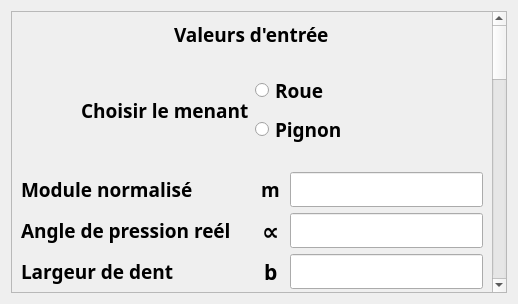
<?xml version="1.0" encoding="UTF-8"?>
<ui version="4.0">
 <class>DENTURE_CONIQUE</class>
 <widget class="QWidget" name="DENTURE_CONIQUE">
  <property name="windowModality">
   <enum>Qt::WindowModal</enum>
  </property>
  <property name="geometry">
   <rect>
    <x>0</x>
    <y>0</y>
    <width>518</width>
    <height>304</height>
   </rect>
  </property>
  <property name="windowTitle">
   <string>DENTURE_CONIQUE</string>
  </property>
  <property name="windowIcon">
   <iconset>
    <normaloff>../../../../../.designer/backup/reducteur_gearexpert.gif</normaloff>../../../../../.designer/backup/reducteur_gearexpert.gif</iconset>
  </property>
  <layout class="QGridLayout" name="gridLayout">
   <item row="0" column="0">
    <widget class="QScrollArea" name="scrollArea">
     <property name="widgetResizable">
      <bool>true</bool>
     </property>
     <widget class="QWidget" name="scrollAreaWidgetContents">
      <property name="geometry">
       <rect>
        <x>0</x>
        <y>0</y>
        <width>491</width>
        <height>1036</height>
       </rect>
      </property>
      <layout class="QGridLayout" name="gridLayout_6">
       <item row="0" column="0">
        <layout class="QVBoxLayout" name="verticalLayout">
         <item alignment="Qt::AlignHCenter">
          <widget class="QLabel" name="label_2">
           <property name="font">
            <font>
             <family>Arial Black</family>
             <pointsize>14</pointsize>
             <weight>75</weight>
             <bold>true</bold>
            </font>
           </property>
           <property name="text">
            <string>Valeurs d'entrée</string>
           </property>
          </widget>
         </item>
         <item>
          <spacer name="horizontalSpacer">
           <property name="orientation">
            <enum>Qt::Horizontal</enum>
           </property>
           <property name="sizeHint" stdset="0">
            <size>
             <width>40</width>
             <height>20</height>
            </size>
           </property>
          </spacer>
         </item>
         <item>
          <layout class="QHBoxLayout" name="horizontalLayout">
           <item alignment="Qt::AlignRight">
            <widget class="QLabel" name="label_7">
             <property name="font">
              <font>
               <family>Arial Black</family>
               <pointsize>14</pointsize>
               <weight>75</weight>
               <bold>true</bold>
              </font>
             </property>
             <property name="text">
              <string>Choisir le menant</string>
             </property>
            </widget>
           </item>
           <item>
            <layout class="QVBoxLayout" name="verticalLayout_2">
             <item>
              <widget class="QRadioButton" name="radioButton_2">
               <property name="font">
                <font>
                 <family>Arial Black</family>
                 <pointsize>14</pointsize>
                 <weight>75</weight>
                 <bold>true</bold>
                </font>
               </property>
               <property name="text">
                <string>Roue</string>
               </property>
              </widget>
             </item>
             <item>
              <widget class="QRadioButton" name="radioButton">
               <property name="font">
                <font>
                 <family>Arial Black</family>
                 <pointsize>14</pointsize>
                 <weight>75</weight>
                 <bold>true</bold>
                </font>
               </property>
               <property name="text">
                <string>Pignon</string>
               </property>
              </widget>
             </item>
            </layout>
           </item>
          </layout>
         </item>
         <item>
          <spacer name="horizontalSpacer_10">
           <property name="orientation">
            <enum>Qt::Horizontal</enum>
           </property>
           <property name="sizeHint" stdset="0">
            <size>
             <width>40</width>
             <height>20</height>
            </size>
           </property>
          </spacer>
         </item>
         <item>
          <layout class="QGridLayout" name="gridLayout_2">
           <item row="2" column="1" alignment="Qt::AlignHCenter">
            <widget class="QLabel" name="label_52">
             <property name="font">
              <font>
               <family>Arial Black</family>
               <pointsize>16</pointsize>
               <weight>75</weight>
               <bold>true</bold>
              </font>
             </property>
             <property name="text">
              <string>b</string>
             </property>
            </widget>
           </item>
           <item row="6" column="0" alignment="Qt::AlignLeft">
            <widget class="QLabel" name="label5">
             <property name="font">
              <font>
               <family>Arial Black</family>
               <pointsize>14</pointsize>
               <weight>75</weight>
               <bold>true</bold>
              </font>
             </property>
             <property name="text">
              <string>Nombre de dent  pignon</string>
             </property>
            </widget>
           </item>
           <item row="4" column="1" alignment="Qt::AlignHCenter">
            <widget class="QLabel" name="label_154">
             <property name="font">
              <font>
               <family>Arial Black</family>
               <pointsize>16</pointsize>
               <weight>75</weight>
               <bold>true</bold>
              </font>
             </property>
             <property name="text">
              <string>P</string>
             </property>
            </widget>
           </item>
           <item row="6" column="1" alignment="Qt::AlignHCenter">
            <widget class="QLabel" name="label_30">
             <property name="font">
              <font>
               <family>Arial Black</family>
               <pointsize>14</pointsize>
               <weight>75</weight>
               <bold>true</bold>
              </font>
             </property>
             <property name="text">
              <string>Z1</string>
             </property>
            </widget>
           </item>
           <item row="0" column="0" alignment="Qt::AlignLeft">
            <widget class="QLabel" name="label1">
             <property name="font">
              <font>
               <family>Arial Black</family>
               <pointsize>14</pointsize>
               <weight>75</weight>
               <bold>true</bold>
              </font>
             </property>
             <property name="text">
              <string>Module normalisé</string>
             </property>
            </widget>
           </item>
           <item row="4" column="0" alignment="Qt::AlignLeft">
            <widget class="QLabel" name="label3">
             <property name="font">
              <font>
               <family>Arial Black</family>
               <pointsize>14</pointsize>
               <weight>75</weight>
               <bold>true</bold>
              </font>
             </property>
             <property name="text">
              <string>Puissance</string>
             </property>
            </widget>
           </item>
           <item row="0" column="3" alignment="Qt::AlignHCenter">
            <widget class="QLineEdit" name="lineEdit1">
             <property name="font">
              <font>
               <family>Arial Black</family>
               <pointsize>14</pointsize>
               <weight>75</weight>
               <bold>true</bold>
              </font>
             </property>
            </widget>
           </item>
           <item row="1" column="1" alignment="Qt::AlignHCenter">
            <widget class="QLabel" name="label_27">
             <property name="font">
              <font>
               <family>Arial Black</family>
               <pointsize>18</pointsize>
               <weight>75</weight>
               <bold>true</bold>
              </font>
             </property>
             <property name="text">
              <string>∝</string>
             </property>
            </widget>
           </item>
           <item row="1" column="0" alignment="Qt::AlignLeft">
            <widget class="QLabel" name="label2">
             <property name="font">
              <font>
               <family>Arial Black</family>
               <pointsize>14</pointsize>
               <weight>75</weight>
               <bold>true</bold>
              </font>
             </property>
             <property name="text">
              <string>Angle de pression reél</string>
             </property>
            </widget>
           </item>
           <item row="5" column="3" alignment="Qt::AlignHCenter">
            <widget class="QLineEdit" name="lineEdit4">
             <property name="font">
              <font>
               <family>Arial Black</family>
               <pointsize>14</pointsize>
               <weight>75</weight>
               <bold>true</bold>
              </font>
             </property>
            </widget>
           </item>
           <item row="1" column="3" alignment="Qt::AlignHCenter">
            <widget class="QLineEdit" name="lineEdit2">
             <property name="font">
              <font>
               <family>Arial Black</family>
               <pointsize>14</pointsize>
               <weight>75</weight>
               <bold>true</bold>
              </font>
             </property>
            </widget>
           </item>
           <item row="0" column="1" alignment="Qt::AlignHCenter">
            <widget class="QLabel" name="label_25">
             <property name="font">
              <font>
               <family>Arial Black</family>
               <pointsize>14</pointsize>
               <weight>75</weight>
               <bold>true</bold>
              </font>
             </property>
             <property name="text">
              <string>m</string>
             </property>
            </widget>
           </item>
           <item row="5" column="0" alignment="Qt::AlignLeft">
            <widget class="QLabel" name="label4">
             <property name="font">
              <font>
               <family>Arial Black</family>
               <pointsize>14</pointsize>
               <weight>75</weight>
               <bold>true</bold>
              </font>
             </property>
             <property name="text">
              <string>Nombre de tr/min</string>
             </property>
            </widget>
           </item>
           <item row="6" column="3" alignment="Qt::AlignHCenter">
            <widget class="QLineEdit" name="lineEdit5">
             <property name="font">
              <font>
               <family>Arial Black</family>
               <pointsize>14</pointsize>
               <weight>75</weight>
               <bold>true</bold>
              </font>
             </property>
            </widget>
           </item>
           <item row="5" column="1" alignment="Qt::AlignHCenter">
            <widget class="QLabel" name="label_170">
             <property name="font">
              <font>
               <family>Arial Black</family>
               <pointsize>14</pointsize>
               <weight>75</weight>
               <bold>true</bold>
              </font>
             </property>
             <property name="text">
              <string>N</string>
             </property>
            </widget>
           </item>
           <item row="8" column="1" alignment="Qt::AlignHCenter">
            <widget class="QLabel" name="label_49">
             <property name="font">
              <font>
               <family>Arial Black</family>
               <pointsize>14</pointsize>
               <weight>75</weight>
               <bold>true</bold>
              </font>
             </property>
             <property name="text">
              <string>η</string>
             </property>
            </widget>
           </item>
           <item row="8" column="3" alignment="Qt::AlignHCenter">
            <widget class="QLineEdit" name="lineEdit6">
             <property name="font">
              <font>
               <family>Arial Black</family>
               <pointsize>14</pointsize>
               <weight>75</weight>
               <bold>true</bold>
              </font>
             </property>
            </widget>
           </item>
           <item row="4" column="3" alignment="Qt::AlignHCenter">
            <widget class="QLineEdit" name="lineEdit3">
             <property name="font">
              <font>
               <family>Arial Black</family>
               <pointsize>14</pointsize>
               <weight>75</weight>
               <bold>true</bold>
              </font>
             </property>
            </widget>
           </item>
           <item row="8" column="0" alignment="Qt::AlignLeft">
            <widget class="QLabel" name="label6">
             <property name="font">
              <font>
               <family>Arial Black</family>
               <pointsize>14</pointsize>
               <weight>75</weight>
               <bold>true</bold>
              </font>
             </property>
             <property name="text">
              <string>Rendement</string>
             </property>
            </widget>
           </item>
           <item row="3" column="3" alignment="Qt::AlignHCenter">
            <widget class="QLineEdit" name="lineEdit2_2">
             <property name="font">
              <font>
               <family>Arial Black</family>
               <pointsize>14</pointsize>
               <weight>75</weight>
               <bold>true</bold>
              </font>
             </property>
            </widget>
           </item>
           <item row="3" column="1" alignment="Qt::AlignHCenter">
            <widget class="QLabel" name="label_54">
             <property name="font">
              <font>
               <family>Arial Black</family>
               <pointsize>16</pointsize>
               <weight>75</weight>
               <bold>true</bold>
              </font>
             </property>
             <property name="text">
              <string>Σ</string>
             </property>
            </widget>
           </item>
           <item row="3" column="0">
            <widget class="QLabel" name="label2_2">
             <property name="font">
              <font>
               <family>Arial Black</family>
               <pointsize>14</pointsize>
               <weight>75</weight>
               <bold>true</bold>
              </font>
             </property>
             <property name="text">
              <string>Angle de croisement</string>
             </property>
            </widget>
           </item>
           <item row="7" column="1" alignment="Qt::AlignHCenter">
            <widget class="QLabel" name="label_32">
             <property name="font">
              <font>
               <family>Arial Black</family>
               <pointsize>14</pointsize>
               <weight>75</weight>
               <bold>true</bold>
              </font>
             </property>
             <property name="text">
              <string>Z2</string>
             </property>
            </widget>
           </item>
           <item row="7" column="3" alignment="Qt::AlignHCenter">
            <widget class="QLineEdit" name="lineEdit5_1">
             <property name="font">
              <font>
               <family>Arial Black</family>
               <pointsize>14</pointsize>
               <weight>75</weight>
               <bold>true</bold>
              </font>
             </property>
            </widget>
           </item>
           <item row="2" column="3" alignment="Qt::AlignHCenter">
            <widget class="QLineEdit" name="lineEdit2_1">
             <property name="font">
              <font>
               <family>Arial Black</family>
               <pointsize>14</pointsize>
               <weight>75</weight>
               <bold>true</bold>
              </font>
             </property>
            </widget>
           </item>
           <item row="2" column="0" alignment="Qt::AlignLeft">
            <widget class="QLabel" name="label2_1">
             <property name="font">
              <font>
               <family>Arial Black</family>
               <pointsize>14</pointsize>
               <weight>75</weight>
               <bold>true</bold>
              </font>
             </property>
             <property name="text">
              <string>Largeur de dent</string>
             </property>
            </widget>
           </item>
           <item row="7" column="0">
            <widget class="QLabel" name="label5_1">
             <property name="font">
              <font>
               <family>Arial Black</family>
               <pointsize>14</pointsize>
               <weight>75</weight>
               <bold>true</bold>
              </font>
             </property>
             <property name="text">
              <string>Nombre de dent  roue</string>
             </property>
            </widget>
           </item>
          </layout>
         </item>
         <item>
          <spacer name="horizontalSpacer_2">
           <property name="orientation">
            <enum>Qt::Horizontal</enum>
           </property>
           <property name="sizeHint" stdset="0">
            <size>
             <width>40</width>
             <height>20</height>
            </size>
           </property>
          </spacer>
         </item>
         <item alignment="Qt::AlignHCenter">
          <widget class="QPushButton" name="pushButton">
           <property name="maximumSize">
            <size>
             <width>180</width>
             <height>180</height>
            </size>
           </property>
           <property name="font">
            <font>
             <family>Arial Black</family>
             <pointsize>14</pointsize>
             <weight>75</weight>
             <bold>true</bold>
            </font>
           </property>
           <property name="text">
            <string>CALCULEZ</string>
           </property>
          </widget>
         </item>
         <item>
          <spacer name="horizontalSpacer_6">
           <property name="orientation">
            <enum>Qt::Horizontal</enum>
           </property>
           <property name="sizeHint" stdset="0">
            <size>
             <width>40</width>
             <height>20</height>
            </size>
           </property>
          </spacer>
         </item>
         <item alignment="Qt::AlignHCenter">
          <widget class="QPushButton" name="pushButton_3">
           <property name="font">
            <font>
             <family>Arial Black</family>
             <pointsize>14</pointsize>
             <weight>75</weight>
             <bold>true</bold>
            </font>
           </property>
           <property name="text">
            <string>SAUVEGARDEZ LES RESULTATS DU CALCUL</string>
           </property>
          </widget>
         </item>
         <item>
          <spacer name="horizontalSpacer_5">
           <property name="orientation">
            <enum>Qt::Horizontal</enum>
           </property>
           <property name="sizeHint" stdset="0">
            <size>
             <width>40</width>
             <height>20</height>
            </size>
           </property>
          </spacer>
         </item>
         <item alignment="Qt::AlignHCenter">
          <widget class="QLabel" name="label_45">
           <property name="font">
            <font>
             <family>Arial Black</family>
             <pointsize>14</pointsize>
             <weight>75</weight>
             <bold>true</bold>
            </font>
           </property>
           <property name="text">
            <string>Valeurs de sortie</string>
           </property>
          </widget>
         </item>
         <item>
          <spacer name="horizontalSpacer_3">
           <property name="orientation">
            <enum>Qt::Horizontal</enum>
           </property>
           <property name="sizeHint" stdset="0">
            <size>
             <width>40</width>
             <height>20</height>
            </size>
           </property>
          </spacer>
         </item>
         <item alignment="Qt::AlignHCenter">
          <widget class="QLabel" name="label_46">
           <property name="font">
            <font>
             <family>Arial Black</family>
             <pointsize>14</pointsize>
             <weight>75</weight>
             <bold>true</bold>
            </font>
           </property>
           <property name="text">
            <string>Roue menant</string>
           </property>
          </widget>
         </item>
         <item>
          <spacer name="horizontalSpacer_7">
           <property name="orientation">
            <enum>Qt::Horizontal</enum>
           </property>
           <property name="sizeHint" stdset="0">
            <size>
             <width>40</width>
             <height>20</height>
            </size>
           </property>
          </spacer>
         </item>
         <item>
          <layout class="QGridLayout" name="gridLayout_3">
           <item row="4" column="1" alignment="Qt::AlignHCenter">
            <widget class="QLabel" name="label_53">
             <property name="font">
              <font>
               <family>Arial Black</family>
               <pointsize>14</pointsize>
               <weight>75</weight>
               <bold>true</bold>
              </font>
             </property>
             <property name="text">
              <string>F1</string>
             </property>
            </widget>
           </item>
           <item row="3" column="2" alignment="Qt::AlignHCenter">
            <widget class="QLineEdit" name="lineEdit9">
             <property name="font">
              <font>
               <family>Arial Black</family>
               <pointsize>14</pointsize>
               <weight>75</weight>
               <bold>true</bold>
              </font>
             </property>
            </widget>
           </item>
           <item row="0" column="2" alignment="Qt::AlignHCenter">
            <widget class="QLineEdit" name="lineEdit7">
             <property name="font">
              <font>
               <family>Arial Black</family>
               <pointsize>14</pointsize>
               <weight>75</weight>
               <bold>true</bold>
              </font>
             </property>
            </widget>
           </item>
           <item row="3" column="0">
            <widget class="QLabel" name="label9">
             <property name="font">
              <font>
               <family>Arial Black</family>
               <pointsize>14</pointsize>
               <weight>75</weight>
               <bold>true</bold>
              </font>
             </property>
             <property name="text">
              <string>Effort radial</string>
             </property>
            </widget>
           </item>
           <item row="4" column="0">
            <widget class="QLabel" name="label10">
             <property name="font">
              <font>
               <family>Arial Black</family>
               <pointsize>14</pointsize>
               <weight>75</weight>
               <bold>true</bold>
              </font>
             </property>
             <property name="text">
              <string>Effort sur la dent</string>
             </property>
            </widget>
           </item>
           <item row="3" column="1" alignment="Qt::AlignHCenter">
            <widget class="QLabel" name="label_60">
             <property name="font">
              <font>
               <family>Arial Black</family>
               <pointsize>14</pointsize>
               <weight>75</weight>
               <bold>true</bold>
              </font>
             </property>
             <property name="text">
              <string>FR1</string>
             </property>
            </widget>
           </item>
           <item row="0" column="1" alignment="Qt::AlignHCenter">
            <widget class="QLabel" name="label_82">
             <property name="font">
              <font>
               <family>Arial Black</family>
               <pointsize>14</pointsize>
               <weight>75</weight>
               <bold>true</bold>
              </font>
             </property>
             <property name="text">
              <string>C1</string>
             </property>
            </widget>
           </item>
           <item row="4" column="2" alignment="Qt::AlignHCenter">
            <widget class="QLineEdit" name="lineEdit10">
             <property name="font">
              <font>
               <family>Arial Black</family>
               <pointsize>14</pointsize>
               <weight>75</weight>
               <bold>true</bold>
              </font>
             </property>
            </widget>
           </item>
           <item row="0" column="0">
            <widget class="QLabel" name="label7">
             <property name="font">
              <font>
               <family>Arial Black</family>
               <pointsize>14</pointsize>
               <weight>75</weight>
               <bold>true</bold>
              </font>
             </property>
             <property name="text">
              <string>Couple</string>
             </property>
            </widget>
           </item>
           <item row="1" column="2" alignment="Qt::AlignHCenter">
            <widget class="QLineEdit" name="lineEdit8">
             <property name="font">
              <font>
               <family>Arial Black</family>
               <pointsize>14</pointsize>
               <weight>75</weight>
               <bold>true</bold>
              </font>
             </property>
            </widget>
           </item>
           <item row="1" column="1" alignment="Qt::AlignHCenter">
            <widget class="QLabel" name="label_83">
             <property name="font">
              <font>
               <family>Arial Black</family>
               <pointsize>14</pointsize>
               <weight>75</weight>
               <bold>true</bold>
              </font>
             </property>
             <property name="text">
              <string>FT1</string>
             </property>
            </widget>
           </item>
           <item row="1" column="0">
            <widget class="QLabel" name="label8">
             <property name="font">
              <font>
               <family>Arial Black</family>
               <pointsize>14</pointsize>
               <weight>75</weight>
               <bold>true</bold>
              </font>
             </property>
             <property name="text">
              <string>Effort tangentiel</string>
             </property>
            </widget>
           </item>
           <item row="2" column="0">
            <widget class="QLabel" name="label8_1">
             <property name="font">
              <font>
               <family>Arial Black</family>
               <pointsize>14</pointsize>
               <weight>75</weight>
               <bold>true</bold>
              </font>
             </property>
             <property name="text">
              <string>Effort axial</string>
             </property>
            </widget>
           </item>
           <item row="2" column="1" alignment="Qt::AlignHCenter">
            <widget class="QLabel" name="label_88">
             <property name="font">
              <font>
               <family>Arial Black</family>
               <pointsize>14</pointsize>
               <weight>75</weight>
               <bold>true</bold>
              </font>
             </property>
             <property name="text">
              <string>FA1</string>
             </property>
            </widget>
           </item>
           <item row="2" column="2" alignment="Qt::AlignHCenter">
            <widget class="QLineEdit" name="lineEdit8_1">
             <property name="font">
              <font>
               <family>Arial Black</family>
               <pointsize>14</pointsize>
               <weight>75</weight>
               <bold>true</bold>
              </font>
             </property>
            </widget>
           </item>
          </layout>
         </item>
         <item>
          <spacer name="horizontalSpacer_4">
           <property name="orientation">
            <enum>Qt::Horizontal</enum>
           </property>
           <property name="sizeHint" stdset="0">
            <size>
             <width>40</width>
             <height>20</height>
            </size>
           </property>
          </spacer>
         </item>
         <item alignment="Qt::AlignHCenter">
          <widget class="QLabel" name="label_50">
           <property name="font">
            <font>
             <family>Arial Black</family>
             <pointsize>14</pointsize>
             <weight>75</weight>
             <bold>true</bold>
            </font>
           </property>
           <property name="text">
            <string>Roue meneé</string>
           </property>
          </widget>
         </item>
         <item>
          <layout class="QGridLayout" name="gridLayout_5">
           <item row="1" column="0">
            <widget class="QLabel" name="label12">
             <property name="font">
              <font>
               <family>Arial Black</family>
               <pointsize>14</pointsize>
               <weight>75</weight>
               <bold>true</bold>
              </font>
             </property>
             <property name="text">
              <string>Effort tangentiel</string>
             </property>
            </widget>
           </item>
           <item row="1" column="1" alignment="Qt::AlignHCenter">
            <widget class="QLabel" name="label_87">
             <property name="font">
              <font>
               <family>Arial Black</family>
               <pointsize>14</pointsize>
               <weight>75</weight>
               <bold>true</bold>
              </font>
             </property>
             <property name="text">
              <string>FT2</string>
             </property>
            </widget>
           </item>
           <item row="1" column="2" alignment="Qt::AlignHCenter">
            <widget class="QLineEdit" name="lineEdit12">
             <property name="font">
              <font>
               <family>Arial Black</family>
               <pointsize>14</pointsize>
               <weight>75</weight>
               <bold>true</bold>
              </font>
             </property>
            </widget>
           </item>
           <item row="4" column="2" alignment="Qt::AlignHCenter">
            <widget class="QLineEdit" name="lineEdit14">
             <property name="font">
              <font>
               <family>Arial Black</family>
               <pointsize>14</pointsize>
               <weight>75</weight>
               <bold>true</bold>
              </font>
             </property>
            </widget>
           </item>
           <item row="0" column="0">
            <widget class="QLabel" name="label11">
             <property name="font">
              <font>
               <family>Arial Black</family>
               <pointsize>14</pointsize>
               <weight>75</weight>
               <bold>true</bold>
              </font>
             </property>
             <property name="text">
              <string>Couple</string>
             </property>
            </widget>
           </item>
           <item row="4" column="1" alignment="Qt::AlignHCenter">
            <widget class="QLabel" name="label_55">
             <property name="font">
              <font>
               <family>Arial Black</family>
               <pointsize>14</pointsize>
               <weight>75</weight>
               <bold>true</bold>
              </font>
             </property>
             <property name="text">
              <string>F2</string>
             </property>
            </widget>
           </item>
           <item row="3" column="2" alignment="Qt::AlignHCenter">
            <widget class="QLineEdit" name="lineEdit13">
             <property name="font">
              <font>
               <family>Arial Black</family>
               <pointsize>14</pointsize>
               <weight>75</weight>
               <bold>true</bold>
              </font>
             </property>
            </widget>
           </item>
           <item row="0" column="2" alignment="Qt::AlignHCenter">
            <widget class="QLineEdit" name="lineEdit11">
             <property name="font">
              <font>
               <family>Arial Black</family>
               <pointsize>14</pointsize>
               <weight>75</weight>
               <bold>true</bold>
              </font>
             </property>
            </widget>
           </item>
           <item row="4" column="0">
            <widget class="QLabel" name="label14">
             <property name="font">
              <font>
               <family>Arial Black</family>
               <pointsize>14</pointsize>
               <weight>75</weight>
               <bold>true</bold>
              </font>
             </property>
             <property name="text">
              <string>Effort sur la dent</string>
             </property>
            </widget>
           </item>
           <item row="3" column="0">
            <widget class="QLabel" name="label13">
             <property name="font">
              <font>
               <family>Arial Black</family>
               <pointsize>14</pointsize>
               <weight>75</weight>
               <bold>true</bold>
              </font>
             </property>
             <property name="text">
              <string>Effort radial</string>
             </property>
            </widget>
           </item>
           <item row="3" column="1" alignment="Qt::AlignHCenter">
            <widget class="QLabel" name="label_62">
             <property name="font">
              <font>
               <family>Arial Black</family>
               <pointsize>14</pointsize>
               <weight>75</weight>
               <bold>true</bold>
              </font>
             </property>
             <property name="text">
              <string>FR2</string>
             </property>
            </widget>
           </item>
           <item row="0" column="1" alignment="Qt::AlignHCenter">
            <widget class="QLabel" name="label_86">
             <property name="font">
              <font>
               <family>Arial Black</family>
               <pointsize>14</pointsize>
               <weight>75</weight>
               <bold>true</bold>
              </font>
             </property>
             <property name="text">
              <string>C2</string>
             </property>
            </widget>
           </item>
           <item row="2" column="0">
            <widget class="QLabel" name="label12_1">
             <property name="font">
              <font>
               <family>Arial Black</family>
               <pointsize>14</pointsize>
               <weight>75</weight>
               <bold>true</bold>
              </font>
             </property>
             <property name="text">
              <string>Effort axial</string>
             </property>
            </widget>
           </item>
           <item row="2" column="1" alignment="Qt::AlignHCenter">
            <widget class="QLabel" name="label_89">
             <property name="font">
              <font>
               <family>Arial Black</family>
               <pointsize>14</pointsize>
               <weight>75</weight>
               <bold>true</bold>
              </font>
             </property>
             <property name="text">
              <string>FA2</string>
             </property>
            </widget>
           </item>
           <item row="2" column="2" alignment="Qt::AlignHCenter">
            <widget class="QLineEdit" name="lineEdit12_1">
             <property name="font">
              <font>
               <family>Arial Black</family>
               <pointsize>14</pointsize>
               <weight>75</weight>
               <bold>true</bold>
              </font>
             </property>
            </widget>
           </item>
          </layout>
         </item>
         <item>
          <spacer name="horizontalSpacer_9">
           <property name="orientation">
            <enum>Qt::Horizontal</enum>
           </property>
           <property name="sizeHint" stdset="0">
            <size>
             <width>40</width>
             <height>20</height>
            </size>
           </property>
          </spacer>
         </item>
         <item>
          <spacer name="horizontalSpacer_8">
           <property name="orientation">
            <enum>Qt::Horizontal</enum>
           </property>
           <property name="sizeHint" stdset="0">
            <size>
             <width>40</width>
             <height>20</height>
            </size>
           </property>
          </spacer>
         </item>
         <item alignment="Qt::AlignHCenter">
          <widget class="QPushButton" name="pushButton_2">
           <property name="font">
            <font>
             <family>Arial Black</family>
             <pointsize>14</pointsize>
             <weight>75</weight>
             <bold>true</bold>
            </font>
           </property>
           <property name="text">
            <string>RETOUR</string>
           </property>
          </widget>
         </item>
        </layout>
       </item>
      </layout>
     </widget>
    </widget>
   </item>
  </layout>
 </widget>
 <resources/>
 <connections/>
</ui>
